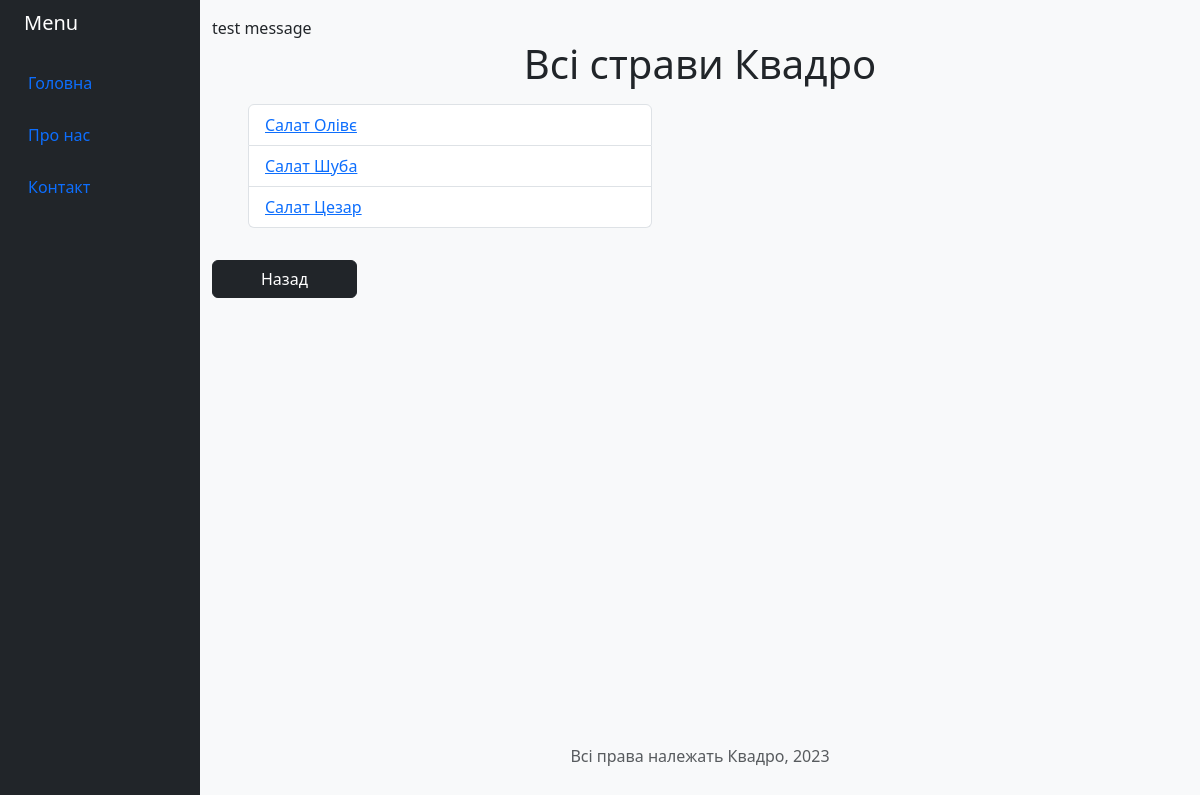
The app's page /owner/1/ with its own data.
### kvadro/models.py (models this page shows, shortened)
class Recipe(models.Model):
    owner = models.ForeignKey(RecipeOwner, on_delete=models.CASCADE)
    recipe_group = models.ForeignKey(RecipeGroup, on_delete=models.CASCADE)
    status = models.ForeignKey(RecipeStatus, on_delete=models.CASCADE)
    recipe_name = models.CharField('Recipe name',max_length=200)
    recipe_name_en = models.CharField('Recipe name (EN)',max_length=200)
    image = models.ImageField(upload_to='images/')
    product = models.ManyToManyField(Product , through='RecipeProduct')
    pub_date = models.DateTimeField("date published")

class RecipeOwner(models.Model):
    recipeOwner_name = models.CharField('Owner',max_length=200)
    def __str__(self):
        return self.recipeOwner_name

### kvadro/views.py (the view)
# urls.py: path("owner/<int:pk>/", views.OwnerRecipesView.as_view(), name="owner"),
class OwnerRecipesView(generic.ListView):
     model = Recipe
     template_name = "kvadro/owner_recipes.html"
     context_object_name = 'ownerrecipes'
     def get_queryset(self):
         ownerrecipes = super().get_queryset()
         req_owner_id = self.kwargs.get('pk')
         ownerrecipes = ownerrecipes.filter(owner_id = req_owner_id)
         return ownerrecipes

### kvadro/templates/kvadro/owner_recipes.html (shortened to what this page needs)
{% extends "kvadro/template.html" %}
{% block header %}<h1 class="header text-center"> Bcі страви {{ownerrecipes.first.owner}}</h1>{% endblock %}
{% block content %}
<div class="mb-3 row text-decoration-none">
    <div class="d-flex align-items-center col-auto col-md-12 col-xl-6 px-sm-5 px-0">
        <ul class="w-100 list-group">
        {% for recipe in ownerrecipes %}
            <li class="list-group-item">
            <a href="{% url 'kvadro:recipe' recipe.id %}">
                {{ recipe.recipe_name}}
            </a>
        </li>
        {% endfor %}
    </ul>
    </div>
</div>
{% endblock %}

### kvadro/static/kvadro/style.css (style rules this page uses)
h1.header { margin-bottom: 1rem; }

### records on screen
Recipe: first.owner "Квадро", recipe_name "Салат Олівє"
Recipe: recipe_name "Салат Шуба"
Recipe: recipe_name "Салат Цезар"
